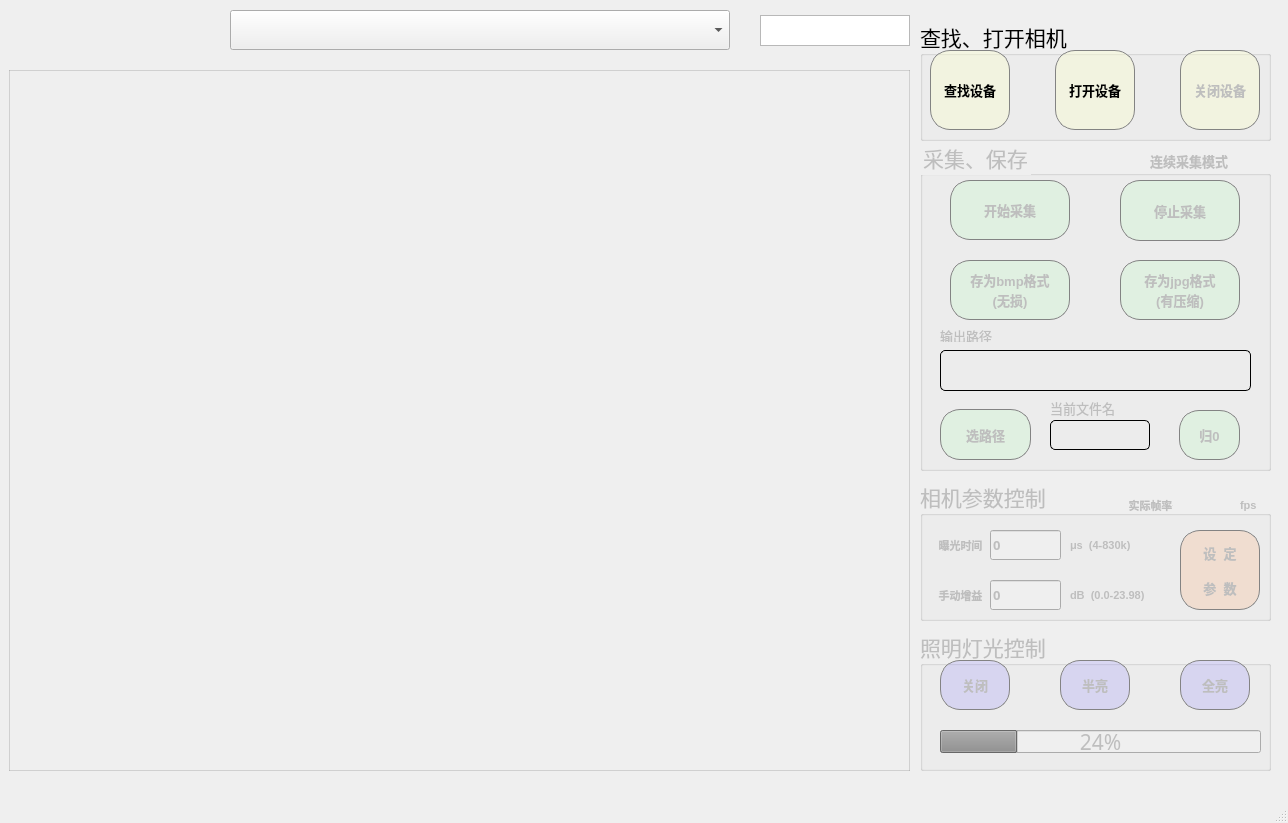
<?xml version="1.0" encoding="UTF-8"?>
<ui version="4.0">
 <class>MainWindow</class>
 <widget class="QMainWindow" name="MainWindow">
  <property name="windowModality">
   <enum>Qt::ApplicationModal</enum>
  </property>
  <property name="geometry">
   <rect>
    <x>0</x>
    <y>0</y>
    <width>1288</width>
    <height>823</height>
   </rect>
  </property>
  <property name="windowTitle">
   <string>MainWindow</string>
  </property>
  <widget class="QWidget" name="centralWidget">
   <widget class="QComboBox" name="ComboDevices">
    <property name="enabled">
     <bool>true</bool>
    </property>
    <property name="geometry">
     <rect>
      <x>230</x>
      <y>10</y>
      <width>500</width>
      <height>40</height>
     </rect>
    </property>
    <property name="font">
     <font>
      <family>Arial</family>
      <pointsize>12</pointsize>
      <weight>75</weight>
      <bold>true</bold>
     </font>
    </property>
    <property name="layoutDirection">
     <enum>Qt::LeftToRight</enum>
    </property>
   </widget>
   <widget class="QWidget" name="widgetDisplay" native="true">
    <property name="geometry">
     <rect>
      <x>9</x>
      <y>70</y>
      <width>901</width>
      <height>701</height>
     </rect>
    </property>
    <property name="styleSheet">
     <string notr="true">border:1px solid rgba(131, 131, 131,75);</string>
    </property>
   </widget>
   <widget class="QGroupBox" name="groupInit">
    <property name="geometry">
     <rect>
      <x>920</x>
      <y>20</y>
      <width>351</width>
      <height>121</height>
     </rect>
    </property>
    <property name="font">
     <font>
      <family>楷体</family>
      <pointsize>16</pointsize>
      <weight>50</weight>
      <bold>false</bold>
     </font>
    </property>
    <property name="title">
     <string>查找、打开相机</string>
    </property>
    <widget class="QPushButton" name="bnClose">
     <property name="enabled">
      <bool>false</bool>
     </property>
     <property name="geometry">
      <rect>
       <x>260</x>
       <y>30</y>
       <width>80</width>
       <height>80</height>
      </rect>
     </property>
     <property name="font">
      <font>
       <family>Arial</family>
       <pointsize>10</pointsize>
       <weight>75</weight>
       <bold>true</bold>
      </font>
     </property>
     <property name="styleSheet">
      <string notr="true">QPushButton{
    border:1px solid rgb(131, 131, 131);
	border-radius:20px;
	background-color:rgba(253, 255, 207,100)

    }
 QPushButton:hover{
     background-color:rgba(253, 255, 207,200)
     }

 
 QPushButton:pressed{
     background-color:rgba(135, 212, 135, 55)
     }
</string>
     </property>
     <property name="text">
      <string>关闭设备</string>
     </property>
    </widget>
    <widget class="QPushButton" name="bnEnum">
     <property name="geometry">
      <rect>
       <x>10</x>
       <y>30</y>
       <width>80</width>
       <height>80</height>
      </rect>
     </property>
     <property name="font">
      <font>
       <family>Arial</family>
       <pointsize>10</pointsize>
       <weight>75</weight>
       <bold>true</bold>
      </font>
     </property>
     <property name="styleSheet">
      <string notr="true">QPushButton{
    border:1px solid rgb(131, 131, 131);
	border-radius:20px;
	background-color:rgba(253, 255, 207,100)

    }
 QPushButton:hover{
     background-color:rgba(253, 255, 207,200)
     }

 
 QPushButton:pressed{
     background-color:rgba(135, 212, 135, 55)
     }
</string>
     </property>
     <property name="text">
      <string>查找设备</string>
     </property>
    </widget>
    <widget class="QPushButton" name="bnOpen">
     <property name="geometry">
      <rect>
       <x>135</x>
       <y>30</y>
       <width>80</width>
       <height>80</height>
      </rect>
     </property>
     <property name="font">
      <font>
       <family>Arial</family>
       <pointsize>10</pointsize>
       <weight>75</weight>
       <bold>true</bold>
      </font>
     </property>
     <property name="styleSheet">
      <string notr="true">QPushButton{
    border:1px solid rgb(131, 131, 131);
	border-radius:20px;
	background-color:rgba(253, 255, 207,100)

    }
 QPushButton:hover{
     background-color:rgba(253, 255, 207,200)
     }

 
 QPushButton:pressed{
     background-color:rgba(135, 212, 135, 55)
     }
</string>
     </property>
     <property name="text">
      <string>打开设备</string>
     </property>
    </widget>
   </widget>
   <widget class="QGroupBox" name="groupGrab">
    <property name="enabled">
     <bool>false</bool>
    </property>
    <property name="geometry">
     <rect>
      <x>920</x>
      <y>140</y>
      <width>351</width>
      <height>331</height>
     </rect>
    </property>
    <property name="font">
     <font>
      <family>楷体</family>
      <pointsize>16</pointsize>
     </font>
    </property>
    <property name="styleSheet">
     <string notr="true">background-color:rgba(255, 255, 255,0)</string>
    </property>
    <property name="title">
     <string>采集、保存</string>
    </property>
    <widget class="QPushButton" name="bnStart">
     <property name="enabled">
      <bool>false</bool>
     </property>
     <property name="geometry">
      <rect>
       <x>30</x>
       <y>40</y>
       <width>120</width>
       <height>60</height>
      </rect>
     </property>
     <property name="font">
      <font>
       <family>Arial</family>
       <pointsize>10</pointsize>
       <weight>75</weight>
       <bold>true</bold>
      </font>
     </property>
     <property name="styleSheet">
      <string notr="true">QPushButton{
    border:1px solid rgb(131, 131, 131);
	border-radius:20px;
	background-color:rgba(180, 255, 185, 55)

    }
 QPushButton:hover{
     background-color:rgba(180, 255, 185, 200)
     }

 
 QPushButton:pressed{
     background-color:rgba(228, 119, 255, 55)
     }
</string>
     </property>
     <property name="text">
      <string>开始采集</string>
     </property>
    </widget>
    <widget class="QRadioButton" name="radioContinueMode">
     <property name="geometry">
      <rect>
       <x>210</x>
       <y>10</y>
       <width>131</width>
       <height>21</height>
      </rect>
     </property>
     <property name="font">
      <font>
       <family>Arial</family>
       <pointsize>10</pointsize>
       <weight>75</weight>
       <bold>true</bold>
      </font>
     </property>
     <property name="styleSheet">
      <string notr="true">background-color:rgba(253, 255, 207,0)

</string>
     </property>
     <property name="text">
      <string>连续采集模式</string>
     </property>
    </widget>
    <widget class="QPushButton" name="bnStop">
     <property name="enabled">
      <bool>false</bool>
     </property>
     <property name="geometry">
      <rect>
       <x>200</x>
       <y>40</y>
       <width>120</width>
       <height>61</height>
      </rect>
     </property>
     <property name="font">
      <font>
       <family>Arial</family>
       <pointsize>10</pointsize>
       <weight>75</weight>
       <bold>true</bold>
      </font>
     </property>
     <property name="styleSheet">
      <string notr="true">QPushButton{
    border:1px solid rgb(131, 131, 131);
	border-radius:20px;
	background-color:rgba(180, 255, 185, 55)

    }
 QPushButton:hover{
     background-color:rgba(180, 255, 185, 200)
     }

 
 QPushButton:pressed{
     background-color:rgba(228, 119, 255, 55)
     }
</string>
     </property>
     <property name="text">
      <string>停止采集</string>
     </property>
    </widget>
    <widget class="QPushButton" name="bnSaveImage">
     <property name="enabled">
      <bool>false</bool>
     </property>
     <property name="geometry">
      <rect>
       <x>30</x>
       <y>120</y>
       <width>120</width>
       <height>60</height>
      </rect>
     </property>
     <property name="font">
      <font>
       <family>Arial</family>
       <pointsize>10</pointsize>
       <weight>75</weight>
       <bold>true</bold>
      </font>
     </property>
     <property name="layoutDirection">
      <enum>Qt::LeftToRight</enum>
     </property>
     <property name="styleSheet">
      <string notr="true">QPushButton{
    border:1px solid rgb(131, 131, 131);
	border-radius:20px;
	background-color:rgba(180, 255, 185, 55)

    }
 QPushButton:hover{
     background-color:rgba(180, 255, 185, 200)
     }

 
 QPushButton:pressed{
     background-color:rgba(228, 119, 255, 55)
     }
</string>
     </property>
     <property name="text">
      <string>存为bmp格式
(无损)</string>
     </property>
    </widget>
    <widget class="QPushButton" name="bnSaveImage_2">
     <property name="enabled">
      <bool>false</bool>
     </property>
     <property name="geometry">
      <rect>
       <x>200</x>
       <y>120</y>
       <width>120</width>
       <height>60</height>
      </rect>
     </property>
     <property name="font">
      <font>
       <family>Arial</family>
       <pointsize>10</pointsize>
       <weight>75</weight>
       <bold>true</bold>
      </font>
     </property>
     <property name="layoutDirection">
      <enum>Qt::LeftToRight</enum>
     </property>
     <property name="styleSheet">
      <string notr="true">QPushButton{
    border:1px solid rgb(131, 131, 131);
	border-radius:20px;
	background-color:rgba(180, 255, 185, 55)

    }
 QPushButton:hover{
     background-color:rgba(180, 255, 185, 200)
     }

 
 QPushButton:pressed{
     background-color:rgba(228, 119, 255, 55)
     }
</string>
     </property>
     <property name="text">
      <string>存为jpg格式
(有压缩)</string>
     </property>
    </widget>
    <widget class="QLineEdit" name="Line_FileName">
     <property name="geometry">
      <rect>
       <x>130</x>
       <y>280</y>
       <width>100</width>
       <height>30</height>
      </rect>
     </property>
     <property name="styleSheet">
      <string notr="true">border:1px solid rgb(0, 0, 0);
border-radius:5px;</string>
     </property>
    </widget>
    <widget class="QLabel" name="label">
     <property name="geometry">
      <rect>
       <x>130</x>
       <y>260</y>
       <width>81</width>
       <height>16</height>
      </rect>
     </property>
     <property name="font">
      <font>
       <pointsize>10</pointsize>
      </font>
     </property>
     <property name="text">
      <string>当前文件名</string>
     </property>
    </widget>
    <widget class="QTextBrowser" name="SavePath">
     <property name="geometry">
      <rect>
       <x>20</x>
       <y>210</y>
       <width>311</width>
       <height>41</height>
      </rect>
     </property>
     <property name="styleSheet">
      <string notr="true">border:1px solid rgb(0, 0, 0);
border-radius:5px;</string>
     </property>
    </widget>
    <widget class="QLabel" name="label_2">
     <property name="geometry">
      <rect>
       <x>20</x>
       <y>190</y>
       <width>54</width>
       <height>12</height>
      </rect>
     </property>
     <property name="font">
      <font>
       <pointsize>10</pointsize>
      </font>
     </property>
     <property name="text">
      <string>输出路径</string>
     </property>
    </widget>
    <widget class="QPushButton" name="bnSavePath">
     <property name="enabled">
      <bool>false</bool>
     </property>
     <property name="geometry">
      <rect>
       <x>20</x>
       <y>269</y>
       <width>91</width>
       <height>51</height>
      </rect>
     </property>
     <property name="font">
      <font>
       <family>Arial</family>
       <pointsize>10</pointsize>
       <weight>75</weight>
       <bold>true</bold>
      </font>
     </property>
     <property name="styleSheet">
      <string notr="true">QPushButton{
    border:1px solid rgb(131, 131, 131);
	border-radius:20px;
	background-color:rgba(180, 255, 185, 55)

    }
 QPushButton:hover{
     background-color:rgba(180, 255, 185, 200)
     }

 
 QPushButton:pressed{
     background-color:rgba(228, 119, 255, 55)
     }
</string>
     </property>
     <property name="text">
      <string>选路径</string>
     </property>
    </widget>
    <widget class="QPushButton" name="bnSavePathClear">
     <property name="enabled">
      <bool>false</bool>
     </property>
     <property name="geometry">
      <rect>
       <x>259</x>
       <y>270</y>
       <width>61</width>
       <height>50</height>
      </rect>
     </property>
     <property name="font">
      <font>
       <family>Arial</family>
       <pointsize>10</pointsize>
       <weight>75</weight>
       <bold>true</bold>
      </font>
     </property>
     <property name="styleSheet">
      <string notr="true">QPushButton{
    border:1px solid rgb(131, 131, 131);
	border-radius:20px;
	background-color:rgba(180, 255, 185, 55)

    }
 QPushButton:hover{
     background-color:rgba(180, 255, 185, 200)
     }

 
 QPushButton:pressed{
     background-color:rgba(228, 119, 255, 55)
     }
</string>
     </property>
     <property name="text">
      <string>归0</string>
     </property>
    </widget>
   </widget>
   <widget class="QGroupBox" name="groupParam">
    <property name="enabled">
     <bool>false</bool>
    </property>
    <property name="geometry">
     <rect>
      <x>920</x>
      <y>480</y>
      <width>351</width>
      <height>141</height>
     </rect>
    </property>
    <property name="font">
     <font>
      <family>楷体</family>
      <pointsize>16</pointsize>
      <weight>50</weight>
      <bold>false</bold>
     </font>
    </property>
    <property name="title">
     <string>相机参数控制</string>
    </property>
    <widget class="QLabel" name="label_5">
     <property name="geometry">
      <rect>
       <x>0</x>
       <y>90</y>
       <width>81</width>
       <height>51</height>
      </rect>
     </property>
     <property name="font">
      <font>
       <family>Arial</family>
       <pointsize>8</pointsize>
       <weight>75</weight>
       <bold>true</bold>
      </font>
     </property>
     <property name="text">
      <string>手动增益</string>
     </property>
     <property name="alignment">
      <set>Qt::AlignCenter</set>
     </property>
    </widget>
    <widget class="QLineEdit" name="edtGain">
     <property name="geometry">
      <rect>
       <x>70</x>
       <y>100</y>
       <width>71</width>
       <height>30</height>
      </rect>
     </property>
     <property name="font">
      <font>
       <family>楷体</family>
       <pointsize>10</pointsize>
       <weight>75</weight>
       <bold>true</bold>
      </font>
     </property>
     <property name="text">
      <string>0</string>
     </property>
    </widget>
    <widget class="QLabel" name="label_6">
     <property name="geometry">
      <rect>
       <x>190</x>
       <y>0</y>
       <width>81</width>
       <height>51</height>
      </rect>
     </property>
     <property name="font">
      <font>
       <family>Arial</family>
       <pointsize>8</pointsize>
       <weight>75</weight>
       <bold>true</bold>
      </font>
     </property>
     <property name="text">
      <string>实际帧率</string>
     </property>
     <property name="alignment">
      <set>Qt::AlignCenter</set>
     </property>
    </widget>
    <widget class="QLineEdit" name="edtFrameRate">
     <property name="geometry">
      <rect>
       <x>250</x>
       <y>10</y>
       <width>70</width>
       <height>30</height>
      </rect>
     </property>
     <property name="font">
      <font>
       <family>楷体</family>
       <pointsize>1</pointsize>
       <weight>75</weight>
       <bold>true</bold>
      </font>
     </property>
     <property name="styleSheet">
      <string notr="true">background-color: rgba(255, 255, 255, 0);
border-radius:5px;</string>
     </property>
     <property name="text">
      <string>0</string>
     </property>
    </widget>
    <widget class="QLabel" name="label_4">
     <property name="geometry">
      <rect>
       <x>0</x>
       <y>40</y>
       <width>81</width>
       <height>51</height>
      </rect>
     </property>
     <property name="font">
      <font>
       <family>Arial</family>
       <pointsize>8</pointsize>
       <weight>75</weight>
       <bold>true</bold>
      </font>
     </property>
     <property name="text">
      <string>曝光时间</string>
     </property>
     <property name="textFormat">
      <enum>Qt::PlainText</enum>
     </property>
     <property name="alignment">
      <set>Qt::AlignCenter</set>
     </property>
    </widget>
    <widget class="QLineEdit" name="edtExposureTime">
     <property name="geometry">
      <rect>
       <x>70</x>
       <y>50</y>
       <width>71</width>
       <height>30</height>
      </rect>
     </property>
     <property name="font">
      <font>
       <family>楷体</family>
       <pointsize>10</pointsize>
       <weight>75</weight>
       <bold>true</bold>
      </font>
     </property>
     <property name="text">
      <string>0</string>
     </property>
    </widget>
    <widget class="QPushButton" name="bnSetParam">
     <property name="geometry">
      <rect>
       <x>260</x>
       <y>50</y>
       <width>80</width>
       <height>80</height>
      </rect>
     </property>
     <property name="font">
      <font>
       <family>Arial</family>
       <pointsize>10</pointsize>
       <weight>75</weight>
       <bold>true</bold>
      </font>
     </property>
     <property name="styleSheet">
      <string notr="true">QPushButton{
    border:1px solid rgb(131, 131, 131);
	border-radius:20px;
	background-color:rgba(255, 168, 105, 55)

    }
 QPushButton:hover{
     background-color:rgba(255, 168, 105, 200)
     }

 
 QPushButton:pressed{
     background-color:rgba(228, 119, 255, 55)
     }
</string>
     </property>
     <property name="text">
      <string>设  定

参  数</string>
     </property>
    </widget>
    <widget class="QLabel" name="label_7">
     <property name="geometry">
      <rect>
       <x>150</x>
       <y>40</y>
       <width>101</width>
       <height>51</height>
      </rect>
     </property>
     <property name="font">
      <font>
       <family>Arial</family>
       <pointsize>8</pointsize>
       <weight>75</weight>
       <bold>true</bold>
      </font>
     </property>
     <property name="text">
      <string>μs  (4-830k)</string>
     </property>
    </widget>
    <widget class="QLabel" name="label_8">
     <property name="geometry">
      <rect>
       <x>150</x>
       <y>90</y>
       <width>111</width>
       <height>51</height>
      </rect>
     </property>
     <property name="font">
      <font>
       <family>Arial</family>
       <pointsize>8</pointsize>
       <weight>75</weight>
       <bold>true</bold>
      </font>
     </property>
     <property name="text">
      <string>dB  (0.0-23.98)</string>
     </property>
    </widget>
    <widget class="QLabel" name="label_9">
     <property name="geometry">
      <rect>
       <x>320</x>
       <y>0</y>
       <width>31</width>
       <height>51</height>
      </rect>
     </property>
     <property name="font">
      <font>
       <family>Arial</family>
       <pointsize>8</pointsize>
       <weight>75</weight>
       <bold>true</bold>
      </font>
     </property>
     <property name="text">
      <string>fps</string>
     </property>
    </widget>
    <widget class="QLabel" name="label_11">
     <property name="geometry">
      <rect>
       <x>270</x>
       <y>10</y>
       <width>61</width>
       <height>30</height>
      </rect>
     </property>
     <property name="font">
      <font>
       <family>楷体</family>
       <pointsize>10</pointsize>
       <weight>75</weight>
       <bold>true</bold>
      </font>
     </property>
     <property name="styleSheet">
      <string notr="true">background-color: rgba(255, 255, 255, 0);
border-radius:5px;</string>
     </property>
     <property name="text">
      <string/>
     </property>
    </widget>
   </widget>
   <widget class="QTextBrowser" name="ImageCounter">
    <property name="geometry">
     <rect>
      <x>760</x>
      <y>15</y>
      <width>150</width>
      <height>31</height>
     </rect>
    </property>
    <property name="font">
     <font>
      <family>Arial</family>
      <pointsize>10</pointsize>
      <weight>75</weight>
      <bold>true</bold>
     </font>
    </property>
   </widget>
   <widget class="QGroupBox" name="groupLight">
    <property name="enabled">
     <bool>false</bool>
    </property>
    <property name="geometry">
     <rect>
      <x>920</x>
      <y>630</y>
      <width>351</width>
      <height>141</height>
     </rect>
    </property>
    <property name="font">
     <font>
      <family>楷体</family>
      <pointsize>16</pointsize>
      <weight>50</weight>
      <bold>false</bold>
     </font>
    </property>
    <property name="title">
     <string>照明灯光控制</string>
    </property>
    <widget class="QPushButton" name="bnSetLightOff">
     <property name="geometry">
      <rect>
       <x>20</x>
       <y>30</y>
       <width>70</width>
       <height>50</height>
      </rect>
     </property>
     <property name="font">
      <font>
       <family>Arial</family>
       <pointsize>10</pointsize>
       <weight>75</weight>
       <bold>true</bold>
      </font>
     </property>
     <property name="styleSheet">
      <string notr="true">QPushButton{
    border:1px solid rgb(131, 131, 131);
	border-radius:20px;
	background-color:rgba(139, 129, 255, 55)

    }
 QPushButton:hover{
     background-color:rgba(139, 129, 255, 200)
     }

 
 QPushButton:pressed{
     background-color:rgba(228, 119, 255, 55)
     }
</string>
     </property>
     <property name="text">
      <string>关闭</string>
     </property>
    </widget>
    <widget class="QPushButton" name="bnSetLightHalf">
     <property name="geometry">
      <rect>
       <x>140</x>
       <y>30</y>
       <width>70</width>
       <height>50</height>
      </rect>
     </property>
     <property name="font">
      <font>
       <family>Arial</family>
       <pointsize>10</pointsize>
       <weight>75</weight>
       <bold>true</bold>
      </font>
     </property>
     <property name="styleSheet">
      <string notr="true">QPushButton{
    border:1px solid rgb(131, 131, 131);
	border-radius:20px;
	background-color:rgba(139, 129, 255, 55)

    }
 QPushButton:hover{
     background-color:rgba(139, 129, 255, 200)
     }

 
 QPushButton:pressed{
     background-color:rgba(228, 119, 255, 55)
     }
</string>
     </property>
     <property name="text">
      <string>半亮</string>
     </property>
    </widget>
    <widget class="QPushButton" name="bnSetLightFull">
     <property name="geometry">
      <rect>
       <x>260</x>
       <y>30</y>
       <width>70</width>
       <height>50</height>
      </rect>
     </property>
     <property name="font">
      <font>
       <family>Arial</family>
       <pointsize>10</pointsize>
       <weight>75</weight>
       <bold>true</bold>
      </font>
     </property>
     <property name="styleSheet">
      <string notr="true">QPushButton{
    border:1px solid rgb(131, 131, 131);
	border-radius:20px;
	background-color:rgba(139, 129, 255, 55)

    }
 QPushButton:hover{
     background-color:rgba(139, 129, 255, 200)
     }

 
 QPushButton:pressed{
     background-color:rgba(228, 119, 255, 55)
     }
</string>
     </property>
     <property name="text">
      <string>全亮</string>
     </property>
    </widget>
    <widget class="QProgressBar" name="progressBarLight">
     <property name="geometry">
      <rect>
       <x>20</x>
       <y>100</y>
       <width>321</width>
       <height>23</height>
      </rect>
     </property>
     <property name="value">
      <number>24</number>
     </property>
    </widget>
   </widget>
  </widget>
  <widget class="QStatusBar" name="statusBar"/>
 </widget>
 <layoutdefault spacing="6" margin="11"/>
 <tabstops>
  <tabstop>ComboDevices</tabstop>
 </tabstops>
 <resources/>
 <connections/>
</ui>
